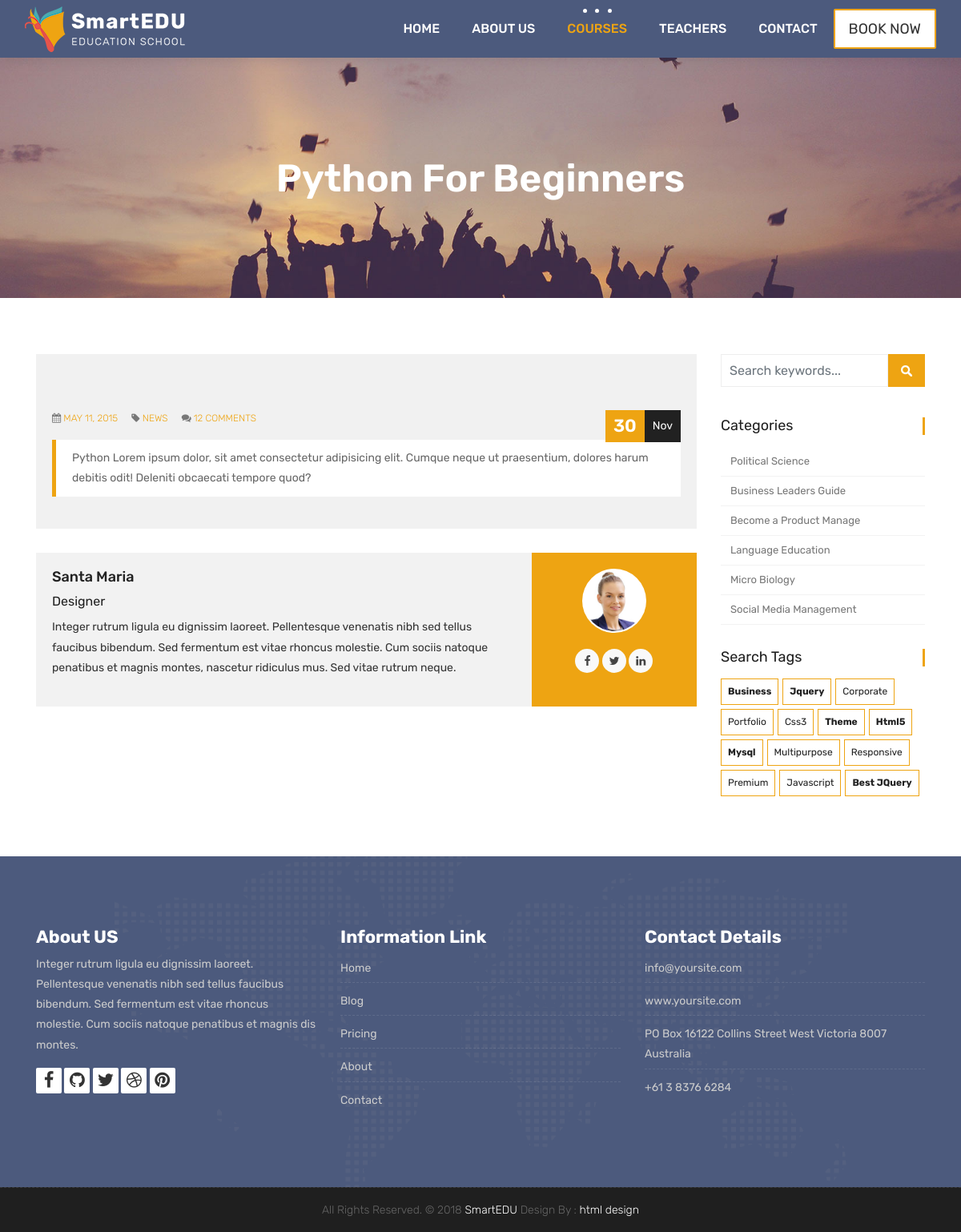
The page /courses/programming/5 on the database its author committed.
### courses/models.py (models this page shows, shortened)
class Course(models.Model):
    teacher = models.ForeignKey(Teacher , null=True ,on_delete=models.CASCADE)
    name=models.CharField(max_length=200,unique=True,verbose_name="Kurs Adı ",help_text="Kurs adını giriniz")
    category= models.ForeignKey(Category, null=True,on_delete=models.DO_NOTHING)
    tags=models.ManyToManyField(Tag, blank=True,null=True)
    description=models.TextField(blank=True,null=True)
    image=models.ImageField(upload_to="courses/%Y/%m/%d/", default="courses/not.png")
    date = models.DateTimeField(auto_now=True)
    available= models.BooleanField(default=True)

### teachers/models.py (models this page shows, shortened)
class Teacher(models.Model):
    name= models.CharField(max_length=50)
    title= models.CharField(max_length=50)
    description= models.TextField(blank=True)
    image=models.ImageField(upload_to="courses/%Y/%m/%d/")
    facebook= models.URLField(max_length=100, blank=True)
    twitter = models.URLField(max_length=100, blank=True)
    linkedin= models.URLField(max_length=100, blank=True)
    youtube= models.URLField(max_length=100, blank=True)

### courses/views.py (the view)
# urls.py: path('<slug:category_slug>/<int:course_id>', views.course_detail, name="course_detail"),
def course_detail(request, category_slug, course_id):
    course = Course.objects.get(category__slug=category_slug, id = course_id)
    context={
        'course': course
    }
    return render(request ,"course.html",context)

### templates/course.html (shortened to what this page needs)
{% extends 'partials/_base.html' %}
{% load static %}
{% block content %}
	<div class="all-title-box">
		<div class="container text-center">
			<h1>{{course.name}}</h1>
		</div>
	</div>
    <div id="overviews" class="section wb">
        <div class="container">
            <div class="row">
                <div class="col-lg-9 blog-post-single">
                    <div class="blog-item">
						<div class="image-blog">
						</div>
						<div class="post-content">
							<div class="post-date">
								<span class="day">30</span>
								<span class="month">Nov</span>
							</div>
							<div class="meta-info-blog">
								<span><i class="fa fa-calendar"></i> <a href="#">May 11, 2015</a> </span>
								<span><i class="fa fa-tag"></i>  <a href="#">News</a> </span>
								<span><i class="fa fa-comments"></i> <a href="#">12 Comments</a></span>
							</div>
							<div class="blog-desc">
								<blockquote class="default">
								{{course.description}}
								</blockquote>
							</div>
						</div>
					</div>
					<div class="blog-author">
						<div class="author-bio">
							<h3 class="author_name"><a href="{% url 'teacher_detail' course.teacher.pk %}">{{course.teacher.name}}</a></h3>
							<h5>{{course.teacher.title}}</h5>
							<p class="author_det">
								{{course.teacher.description}}
							</p>
						</div>
						<div class="author-desc">
							<img src="{{course.teacher.image.url}}" alt="about author">
							<ul class="author-social">
								<li><a href="{{course.teacher.facebook}}"><i class="fa fa-facebook"></i></a></li>
								<li><a href="{{course.teacher.twitter}}"><i class="fa fa-twitter"></i></a></li>
								<li><a href="{{course.teacher.linkedin}}"><i class="fa fa-linkedin"></i></a></li>
							</ul>
						</div>
					</div>
                </div>
				<div class="col-lg-3 col-12 right-single">
					<div class="widget-search">
						<div class="site-search-area">
							<form method="get" id="site-searchform" action="#">
								<div>
									<input class="input-text form-control" name="search-k" id="search-k" placeholder="Search keywords..." type="text">
									<input id="searchsubmit" value="Search" type="submit">
								</div>
							</form>
						</div>
					</div>
					<div class="widget-categories">
						<h3 class="widget-title">Categories</h3>
						<ul>
							<li><a href="#">Political Science</a></li>
							<li><a href="#">Business Leaders Guide</a></li>
							<li><a href="#">Become a Product Manage</a></li>
							<li><a href="#">Language Education</a></li>
							<li><a href="#">Micro Biology</a></li>
							<li><a href="#">Social Media Management</a></li>
						</ul>
					</div>
					<div class="widget-tags">
						<h3 class="widget-title">Search Tags</h3>
						<ul class="tags">
							<li><a href="#"><b>business</b></a></li>
							<li><a href="#"><b>jquery</b></a></li>
							<li><a href="#">corporate</a></li>
							<li><a href="#">portfolio</a></li>
							<li><a href="#">css3</a></li>
							<li><a href="#"><b>theme</b></a></li>
							<li><a href="#"><b>html5</b></a></li>
							<li><a href="#"><b>mysql</b></a></li>
							<li><a href="#">multipurpose</a></li>
							<li><a href="#">responsive</a></li>
							<li><a href="#">premium</a></li>
							<li><a href="#">javascript</a></li>
							<li><a href="#"><b>Best jQuery</b></a></li>
						</ul>
					</div>
				</div>
            </div>
        </div>
    </div>
    {% endblock  %}

### rows shown on the page
Course: name "Python For Beginners", description "Python Lorem ipsum dolor, sit amet consectetur adipisicing elit. Cumque neque ut praesentium, dolores harum debitis odit! Deleniti obcaecati tempore quod?", teacher.name "Santa Maria", teacher "Designer", teacher.description "Integer rutrum ligula eu dignissim laoreet. Pellentesque venenatis nibh sed tellus faucibus bibendum. Sed fermentum est vitae rhoncus molestie. Cum sociis natoque penatibus et magnis montes, nascetur ridiculus mus. Sed vitae rutrum neque.", teacher.image (picture)
